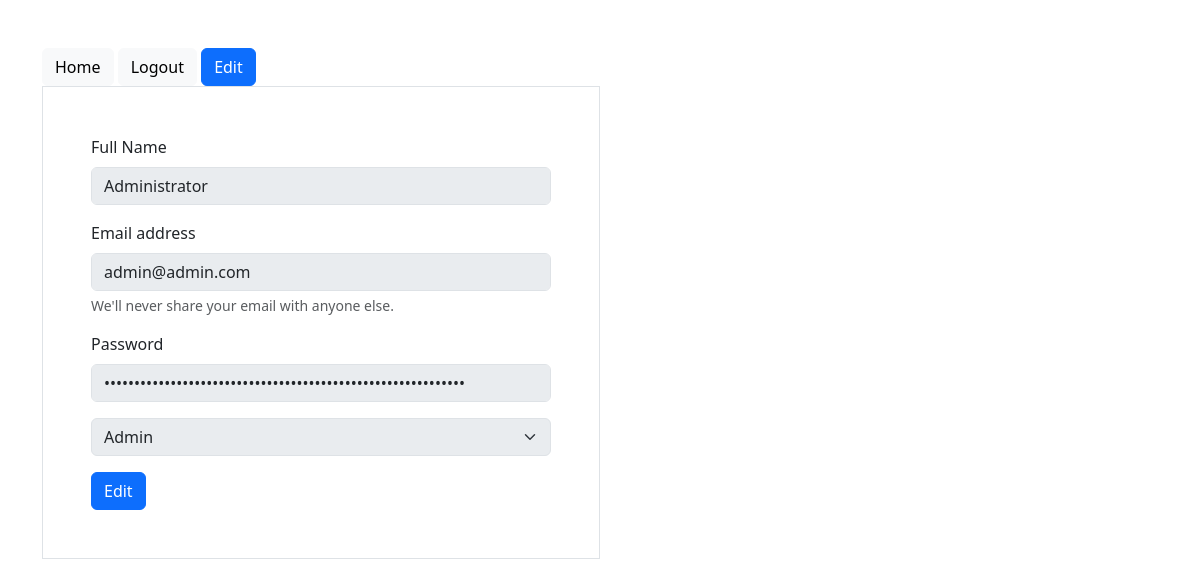
The app's page /views/profileByAdmin.php?id=3 with its own data.
### tables this page shows
CREATE TABLE IF NOT EXISTS `user` (
  `id` int NOT NULL AUTO_INCREMENT,
  `full_name` varchar(255) NOT NULL,
  `email` varchar(255) NOT NULL,
  `password` varchar(255) NOT NULL,
  `role` varchar(255) NOT NULL,
  PRIMARY KEY (`id`)
);

### models/Model.php (called while the page is built, shortened)
<?php
class Model
{
    public static $connection = NULL;
    public function __construct()
    {
        if(!self::$connection) {
            self::$connection = new mysqli(DB_HOST, DB_USER, DB_PASS, DB_NAME);
            self::$connection->set_charset('utf8mb4');
        }
        return self::$connection;
    }
    public function select($sql)
    {
        $sql->execute();
        $items = $sql->get_result()->fetch_all(MYSQLI_ASSOC);
        return $items;
    }
}

### models/UserModel.php (called while the page is built, shortened)
<?php
class UserModel extends Model
{
    public function getUserById($id)
    {
        $sql = parent::$connection->prepare('SELECT * FROM user WHERE id=?');
        $sql->bind_param('i', $id);
        return parent::select($sql)[0];
    }
}

### views/profileByAdmin.php (the view, shortened to what this page needs)
<?php
$userModel = new UserModel();
if (isset($_GET['id'])) {
    $id = $_GET['id'];
    $user = $userModel->getUserById($id);
}
?>
<!DOCTYPE html>
<html lang="en">
<head>
    <link href="https://cdn.jsdelivr.net/npm/bootstrap@5.3.0/dist/css/bootstrap.min.css" rel="stylesheet"
>
    <link rel="stylesheet" href="https://cdnjs.cloudflare.com/ajax/libs/font-awesome/6.4.0/css/all.min.css">
</head>
<body class="position-relative">
    <div class="container py-5">
        <a href="./homeByAdmin.php" class="btn btn-light">Home</a>
        <a class="btn btn-light" href="../controllers/logout.php">Logout</a>
        <a href="./editByAdmin.php" class="btn btn-primary">Edit</a>
        <div class="main border col-md-6 row-justify-content-center  px-5 py-5 ">
            <form method="POST" action="">
                <div class="mb-3">
                    <label for="fullname" class="form-label">Full Name</label>
                    <input type="text" disabled class="form-control" value="<?php echo $user['full_name']; ?>" name="fullname"
                        id="fullname">
                </div>
                <div class="mb-3">
                    <label for="email" class="form-label">Email address</label>
                    <input type="email" disabled class="form-control" id="email" name="email"
                        value="<?php echo $user['email']; ?>" aria-describedby="emailHelp">
                    <div id="emailHelp" class="form-text">We'll never share your email with anyone else.</div>
                </div>
                <div class="mb-3">
                    <label for="password" class="form-label">Password</label>
                    <input type="password" class="form-control" disabled value="<?php echo $user['password']; ?>" name="password"
                        id="password">
                </div>
                <div class="mb-3">
                    <select class="form-select" aria-label="Default select example" name="permission" disabled>
                        <option selected>
                            <?php echo $user['role'] ?>
                        </option>
                    </select>
                </div>
                <a href="./editByAdmin.php?id=<?php echo $user['id']; ?>" class="btn btn-primary">Edit</a>
            </form>
        </div>
    </div>
</body>
</html>

### records on screen
user: fullname "Administrator", email "admin@admin.com", permission "Admin"
